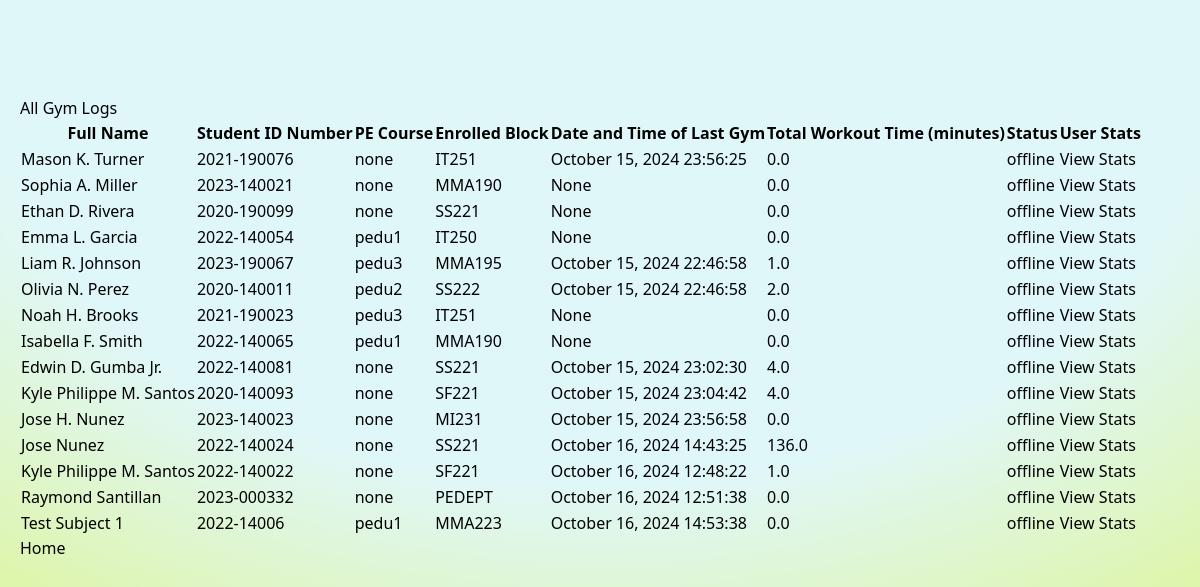
The app's page /gym_info, older data.
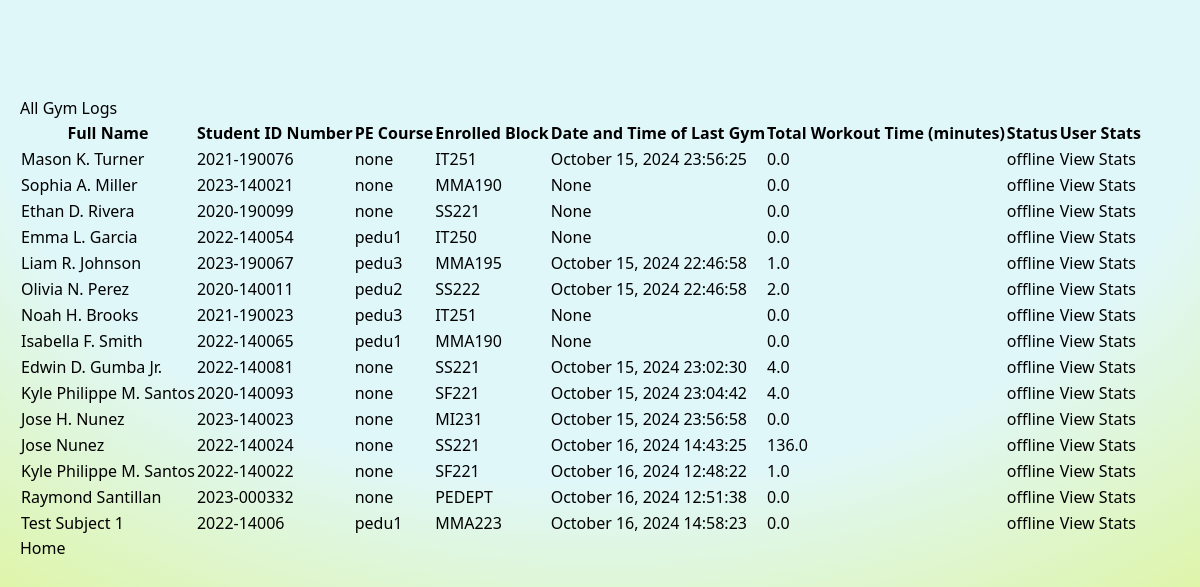
The same page, newer data.
### models.py (models this page shows)
class StudentData(db.Model):
    id = db.Column(db.Integer, primary_key=True)
    full_name = db.Column(db.String(100), nullable=False)
    student_id = db.Column(db.String(15), nullable=False, unique=True)
    pe_course = db.Column(db.String(10), nullable=False)
    enrolled_block = db.Column(db.String(10), nullable=False)
    rfid = db.Column(db.String(50), nullable=False, unique=True)
    status = db.Column(db.String(10), nullable=False, default='offline')  # online or offline
    last_gym = db.Column(db.DateTime, nullable=True)  # DateTime of last gym session end
    total_workout_time = db.Column(db.Float, nullable=False, default=0.0)  # Total workout time in minutes
    last_login = db.Column(db.DateTime, nullable=True)  # DateTime of last gym session start
    completed_sessions = db.Column(db.Integer, nullable=False, default=0)  # Number of completed gym sessions

### main.py (the view)
@app.route('/gym_info')
def gym_info():
    all_logs = StudentData.query.all()
    for log in all_logs:
        if log.last_gym:
            log.last_gym = log.last_gym.strftime("%B %d, %Y %H:%M:%S")
    all_logs = sorted(all_logs, key=lambda log: log.status != 'online')
    return render_template('gym_info.html', all_logs=all_logs)

### templates/gym_info.html (shortened to what this page needs)
{% extends 'layouts/base.html' %}
{% block content %}
    <h1>All Gym Logs</h1>
    <table>
        <thead>
            <tr>
                <th>Full Name</th>
                <th>Student ID Number</th>
                <th>PE Course</th>
                <th>Enrolled Block</th>
                <th>Date and Time of Last Gym </th>
                <th>Total Workout Time (minutes)</th>
                <th>Status</th>
                <th>User Stats</th>
            </tr>
        </thead>
        <tbody>
            {% for log in all_logs %}
            <tr>
                <td>{{ log.full_name }}</td>
                <td>{{ log.student_id }}</td>
                <td>{{ log.pe_course }}</td>
                <td>{{ log.enrolled_block }}</td>
                <td>{{ log.last_gym }}</td>
                <td>{{ log.total_workout_time | round }}</td>
                <td>
                {% if log.status == 'online' %}
                        <b class ="font-bold">{{ log.status }}</b>
                    {% else %}
                        {{ log.status }}
                {% endif %}
                </td>
                <td><a href = "/individual_stats/{{log.student_id}}">View Stats</a></td>
            </tr>
            {% endfor %}
        </tbody>
    </table>
{% endblock %}

Row changes from the older to the newer data that the page shows:
changed StudentData "Test Subject 1": last_gym "October 16, 2024 14:53:38" → "October 16, 2024 14:58:23"
